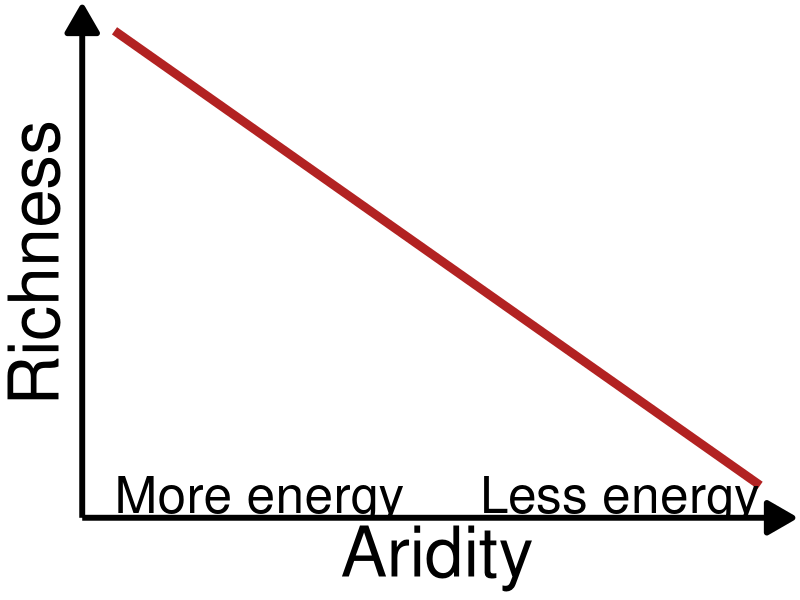
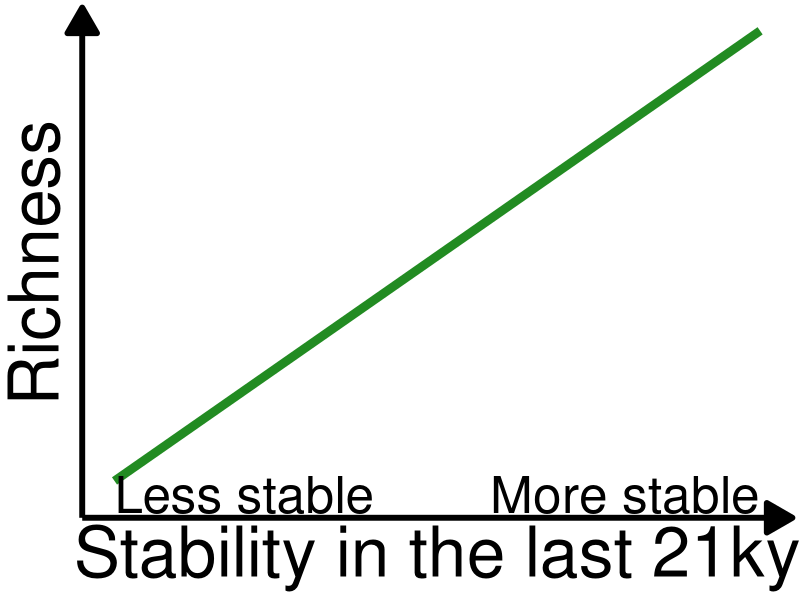
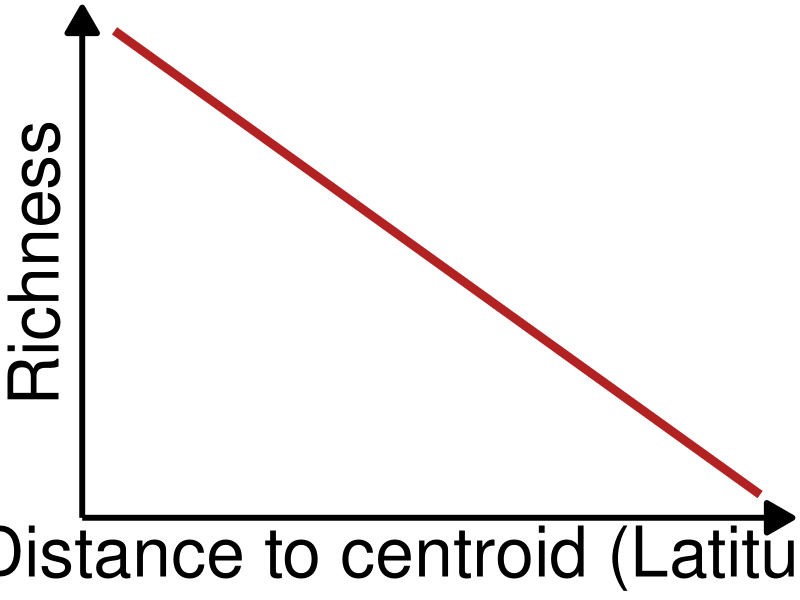
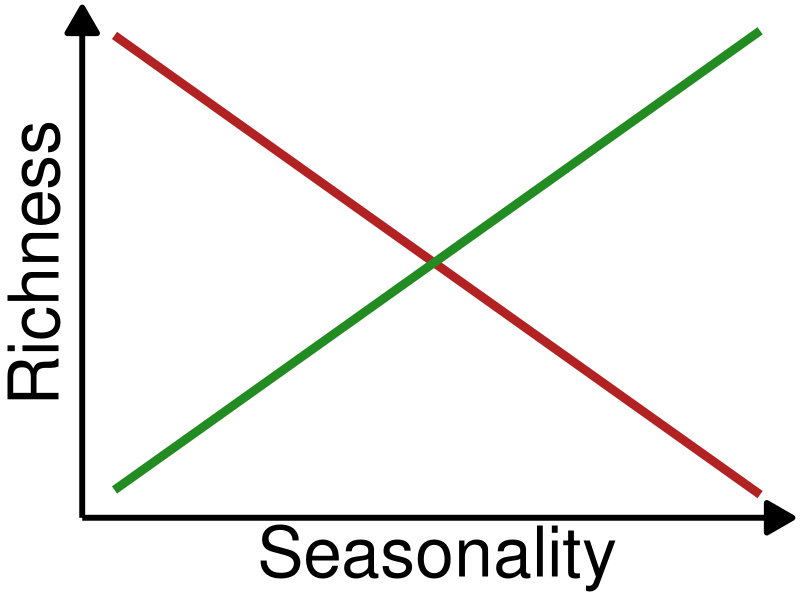
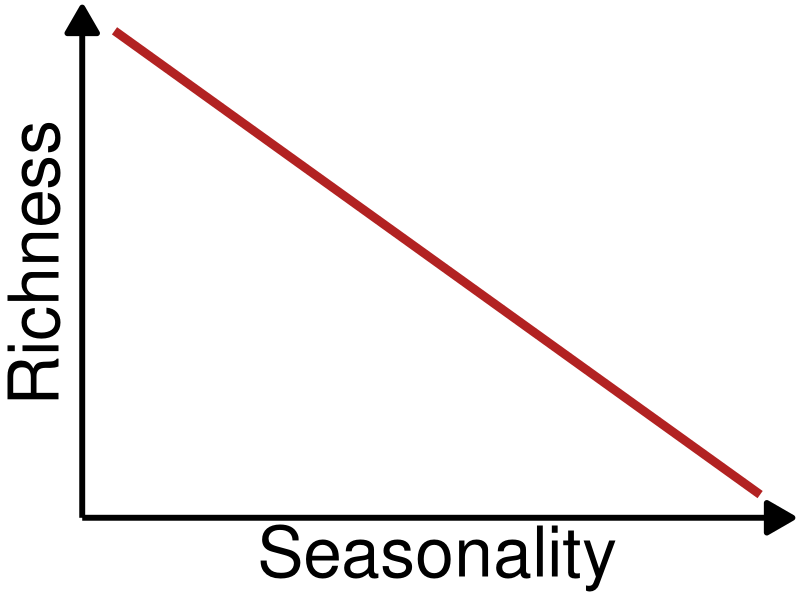
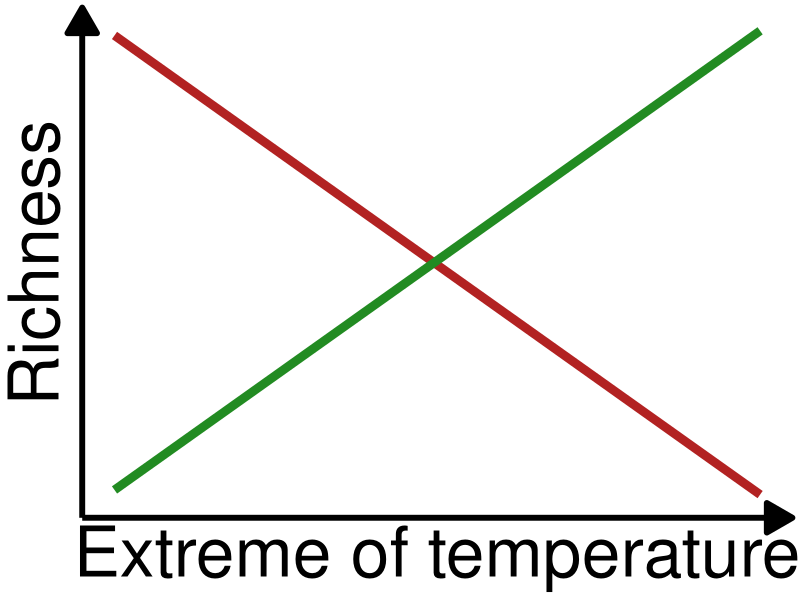
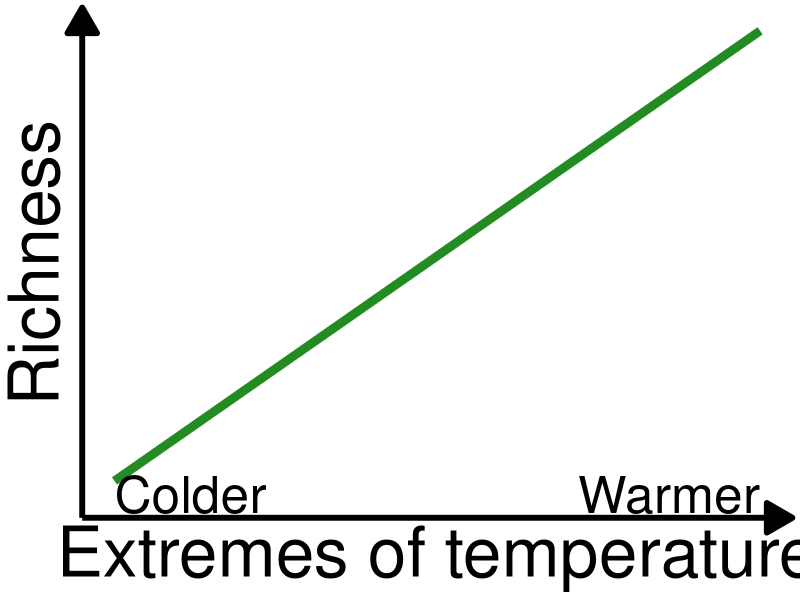
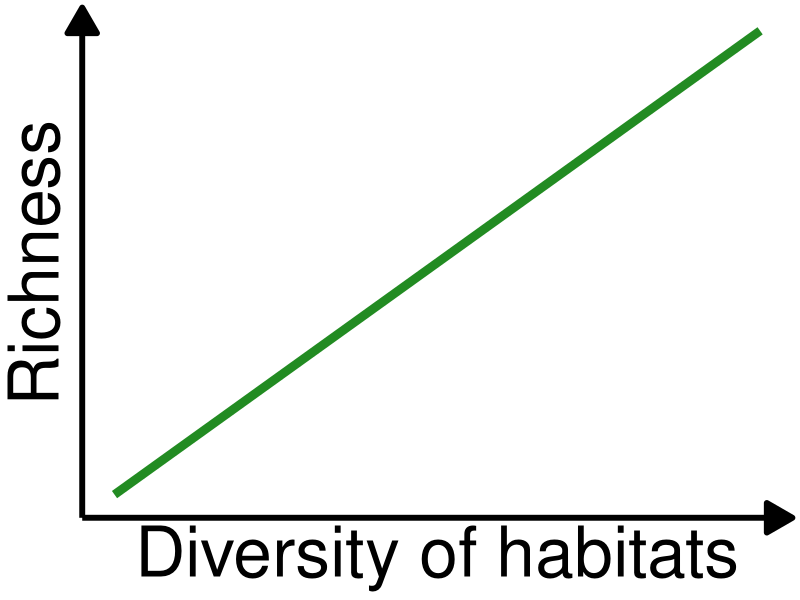

Here is the R script that generated these plots, in order:
####Generate hypothesis graph####
dir.create("Data/Hypothesis")

library(ggplot2)


# Create simulated data for intersecting lines
set.seed(123)  # Set a seed for reproducibility

# Coefficients of the models
beta_positive <- 1
beta_negative <- -1
intercept_positive <- 50 - beta_positive * 50  # Adjusted intercept to cross at 50
intercept_negative <- 50 - beta_negative * 50  # Adjusted intercept to cross at 50

data <- data.frame(
  X = 1:100,
  Y_positive = beta_positive * (1:100) + intercept_positive,
  Y_negative = beta_negative * (1:100) + intercept_negative)


#Negative relations
  #Energy
g.energy<- ggplot(data, aes(x = X, y = Y_negative)) +
  geom_line(size = 3, colour = "firebrick") +
  xlab("Aridity") + ylab("Richness") +
  theme_classic() +
  theme(axis.line.y = element_line(arrow = grid::arrow(length = unit(0.75, "cm"), 
                                                       ends = "last", type = "closed"),
                                   linewidth = 2),
        axis.line.x = element_line(arrow = grid::arrow(length = unit(0.75, "cm"), 
                                                       ends = "last", type = "closed"),
                                   linewidth = 2),
        axis.ticks.x = element_blank(),
        axis.ticks.y=element_blank(),
        axis.text.x = element_blank(),
        axis.text.y = element_blank(),
        axis.title.y = element_text(size = 50),
        axis.title.x = element_text(size = 50)) +
  annotate("text", x = min(data$X), y = -2, label = "More energy", size = 13, hjust = 0) +
  annotate("text", x = max(data$X), y = -2, label = "Less energy", size = 13, hjust = 1)

g.energy
ggsave("Data/Hypothesis/Energy.png", g.energy, dpi = 300, height = 8)

#Stability
g.stab <- ggplot(data, aes(x = X, y = Y_positive)) +
  geom_line(size = 3, colour = "forestgreen") +
  xlab("Stability in the last 21ky") + ylab("Richness") +
  theme_classic() +
  theme(axis.line.y = element_line(arrow = grid::arrow(length = unit(0.75, "cm"), 
                                                       ends = "last", type = "closed"),
                                   linewidth = 2),
        axis.line.x = element_line(arrow = grid::arrow(length = unit(0.75, "cm"), 
                                                       ends = "last", type = "closed"),
                                   linewidth = 2),
        axis.ticks.x = element_blank(),
        axis.ticks.y=element_blank(),
        axis.text.x = element_blank(),
        axis.text.y = element_blank(),
        axis.title.y = element_text(size = 50),
        axis.title.x = element_text(size = 50)) +
  annotate("text", x = min(data$X), y = -2, label = "Less stable", size = 13, hjust = 0) +
  annotate("text", x = max(data$X), y = -2, label = "More stable", size = 13, hjust = 1)

g.stab
ggsave("Data/Hypothesis/Stability.png", g.stab, dpi = 300, height = 8.5)

  #Mid-Domain
g.mid <- ggplot(data, aes(x = X, y = Y_negative)) +
  geom_line(size = 3, colour = "firebrick") +
  xlab("Distance to centroid (Latitude)") + ylab("Richness") +
  theme_classic() +
  theme(axis.line.y = element_line(arrow = grid::arrow(length = unit(0.75, "cm"), 
                                                       ends = "last", type = "closed"),
                                   linewidth = 2),
        axis.line.x = element_line(arrow = grid::arrow(length = unit(0.75, "cm"), 
                                                       ends = "last", type = "closed"),
                                   linewidth = 2),
        axis.ticks.x = element_blank(),
        axis.ticks.y=element_blank(),
        axis.text.x = element_blank(),
        axis.text.y = element_blank(),
        axis.title.y = element_text(size = 50),
        axis.title.x = element_text(size = 50))

g.mid
ggsave("Data/Hypothesis/MID.png", g.mid, dpi = 300, height = 8.5)

  #Seasonality (positive and negative)
g.seas <- ggplot(data, aes(x = X, y = Y_negative)) +
  geom_line(size = 3, colour = "firebrick") +
  geom_line(data =data, aes(x = X, y = Y_positive), size = 3, colour = "forestgreen") +
  xlab("Seasonality") + ylab("Richness") +
  theme_classic() +
  theme(axis.line.y = element_line(arrow = grid::arrow(length = unit(0.75, "cm"), 
                                                       ends = "last", type = "closed"),
                                   linewidth = 2),
        axis.line.x = element_line(arrow = grid::arrow(length = unit(0.75, "cm"), 
                                                       ends = "last", type = "closed"),
                                   linewidth = 2),
        axis.ticks.x = element_blank(),
        axis.ticks.y=element_blank(),
        axis.text.x = element_blank(),
        axis.text.y = element_blank(),
        axis.title.y = element_text(size = 50),
        axis.title.x = element_text(size = 50))

g.seas
ggsave("Data/Hypothesis/Seasonality.png", g.seas, dpi = 300, height = 8.5)

#Seasonality (only negative)
g.seas2 <- ggplot(data, aes(x = X, y = Y_negative)) +
  geom_line(size = 3, colour = "firebrick") +
  xlab("Seasonality") + ylab("Richness") +
  theme_classic() +
  theme(axis.line.y = element_line(arrow = grid::arrow(length = unit(0.75, "cm"), 
                                                       ends = "last", type = "closed"),
                                   linewidth = 2),
        axis.line.x = element_line(arrow = grid::arrow(length = unit(0.75, "cm"), 
                                                       ends = "last", type = "closed"),
                                   linewidth = 2),
        axis.ticks.x = element_blank(),
        axis.ticks.y=element_blank(),
        axis.text.x = element_blank(),
        axis.text.y = element_blank(),
        axis.title.y = element_text(size = 50),
        axis.title.x = element_text(size = 50))

g.seas2
ggsave("Data/Hypothesis/Seasonality2.png", g.seas2, dpi = 300, height = 8.5)

#Tolerance (positive and negative)
g.tol <- ggplot(data, aes(x = X, y = Y_negative)) +
  geom_line(size = 3, colour = "firebrick") +
  geom_line(data =data, aes(x = X, y = Y_positive), size = 3, colour = "forestgreen") +
  xlab("Extreme of temperature") + ylab("Richness") +
  theme_classic() +
  theme(axis.line.y = element_line(arrow = grid::arrow(length = unit(0.75, "cm"), 
                                                       ends = "last", type = "closed"),
                                   linewidth = 2),
        axis.line.x = element_line(arrow = grid::arrow(length = unit(0.75, "cm"), 
                                                       ends = "last", type = "closed"),
                                   linewidth = 2),
        axis.ticks.x = element_blank(),
        axis.ticks.y=element_blank(),
        axis.text.x = element_blank(),
        axis.text.y = element_blank(),
        axis.title.y = element_text(size = 50),
        axis.title.x = element_text(size = 50))

g.tol
ggsave("Data/Hypothesis/Tolerance.png", g.tol, dpi = 300, height = 8.5)

#Tolerance (Positive)
g.tol2 <- ggplot(data, aes(x = X, y = Y_positive)) +
  geom_line(size = 3, colour = "forestgreen") +
  xlab("Extremes of temperature") + ylab("Richness") +
  theme_classic() +
  theme(axis.line.y = element_line(arrow = grid::arrow(length = unit(0.75, "cm"), 
                                                       ends = "last", type = "closed"),
                                   linewidth = 2),
        axis.line.x = element_line(arrow = grid::arrow(length = unit(0.75, "cm"), 
                                                       ends = "last", type = "closed"),
                                   linewidth = 2),
        axis.ticks.x = element_blank(),
        axis.ticks.y=element_blank(),
        axis.text.x = element_blank(),
        axis.text.y = element_blank(),
        axis.title.y = element_text(size = 50),
        axis.title.x = element_text(size = 50)) +
  annotate("text", x = min(data$X), y = -2, label = "Colder", size = 13, hjust = 0) +
  annotate("text", x = max(data$X), y = -2, label = "Warmer", size = 13, hjust = 1)

g.tol2
ggsave("Data/Hypothesis/Tolerance2.png", g.tol2, dpi = 300, width = 11.8, height = 8.5)

#Topographic 
g.topo <- ggplot(data, aes(x = X, y = Y_positive)) +
  geom_line(size = 3, colour = "forestgreen") +
  xlab("Diversity of habitats") + ylab("Richness") +
  theme_classic() +
  theme(axis.line.y = element_line(arrow = grid::arrow(length = unit(0.75, "cm"), 
                                                       ends = "last", type = "closed"),
                                   linewidth = 2),
        axis.line.x = element_line(arrow = grid::arrow(length = unit(0.75, "cm"), 
                                                       ends = "last", type = "closed"),
                                   linewidth = 2),
        axis.ticks.x = element_blank(),
        axis.ticks.y=element_blank(),
        axis.text.x = element_blank(),
        axis.text.y = element_blank(),
        axis.title.y = element_text(size = 50),
        axis.title.x = element_text(size = 50))

g.topo
ggsave("Data/Hypothesis/topographic.png", g.topo, dpi = 300, height = 8.5)
